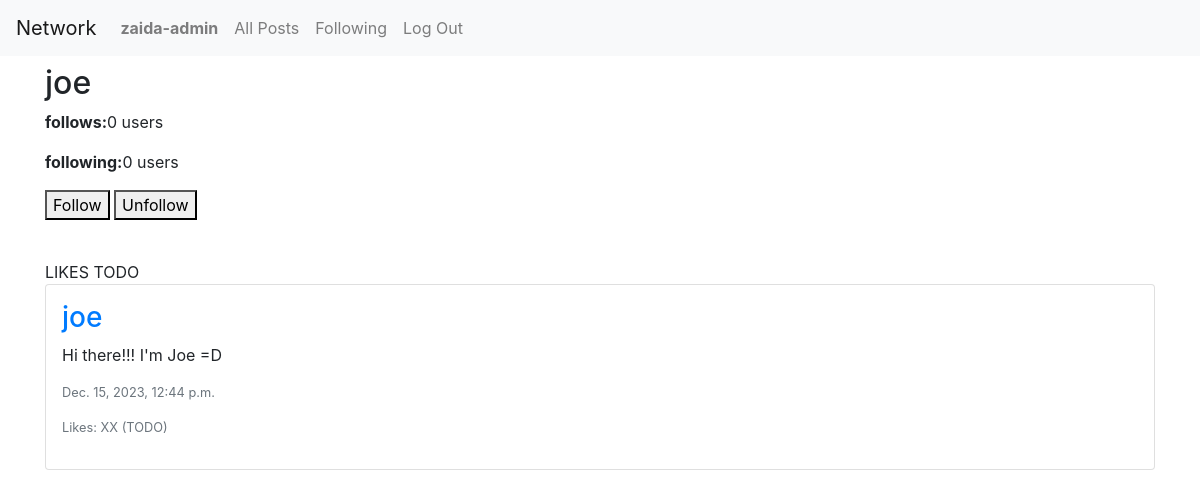
The app's page /profile/4 (signed in) with its own data.
### network/models.py (models this page shows, shortened)
class User(AbstractUser):
    pass

class Post(models.Model):
    author = models.ForeignKey(User, on_delete=models.CASCADE, related_name='posts')
    body = models.CharField(max_length=255)
    timestamp = models.DateTimeField(auto_now_add=True)

### network/views.py (the view)
# urls.py: path("profile/<int:user_id>", views.profile, name="profile"),
def profile(request, user_id):
    user = User.objects.get(pk=user_id)
    posts = Post.objects.filter(author=user).order_by('id').reverse()
    follower = Follow.objects.filter(follower=user)
    following = Follow.objects.filter(following=user)
    try:
        if len(follower.filter(user=User.objects.get(pk=request.user.id))) == 0:
            isFollowing = False
        else:
            isFollowing = False
    except:
        isFollowing = False
    paginator = Paginator(posts, 10)
    page_number = request.GET.get('page')
    page_obj = paginator.get_page(page_number)
    return render(request, "network/profile.html", {
        'posts': posts,
        'page_obj': page_obj,
        'username': user.username,
        'profile_owner': user,
        'isFollowing': isFollowing,
        'following': following,
        'follower': follower,
    })

### network/templates/network/profile.html (shortened to what this page needs)
{% extends "network/layout.html" %}  {% block body %}
<div class="container pt-2">
  <h2 id="user_name">{{ username }}</h2>
     <div style="margin-bottom: 40px;" id="profile">
        <p id="following_count"><strong>follows:</strong>{{user.following.count}} users</p>
        <p id="followed_count"><strong>following:</strong>{{user.follower.count}} users</p>
        {% if request.user.is_authenticated %}
        <div id="buttons">
            <button id="follow">Follow</button>
            <button id="unfollow">Unfollow</button>
        </div>
        {% endif %}
    </div>
    <div>
      <div id="likes-stats">LIKES TODO</div>
    </div>
    <div id="all-posts">
      {% for post in page_obj %}
      <div class="card mb-2 p-3">
        <h3>
          <a href="{% url 'profile' user_id=post.author.id %}"
            >{{ post.author }}</a
          >
        </h3>
        <p>{{ post.body }}</p>
        <p class="text-secondary lh-1 small">{{ post.timestamp }}</p>
        <p class="text-secondary lh-1 small">Likes: XX (TODO)</p>
      </div>
      {% empty %}
      <h3>No posts available</h3>
      {% endfor %}
    </div>
  </div>
   {% endblock %}

### network/templates/network/layout.html (shortened to what this page needs)
{% load static %}
<!DOCTYPE html>
<html lang="en">
  <head>
    <link
      rel="stylesheet"
      href="https://stackpath.bootstrapcdn.com/bootstrap/4.4.1/css/bootstrap.min.css"
    />
    <link href="{% static 'network/styles.css' %}" rel="stylesheet" />
  </head>
  <body>
    <nav class="navbar navbar-expand-lg navbar-light bg-light">
      <a class="navbar-brand" href="{% url 'index' %}">Network</a>
      <div>
        <ul class="navbar-nav mr-auto">
          {% if user.is_authenticated %}
          <li class="nav-item">
            <a class="nav-link" href="{% url 'profile' user_id=user.id %}"
              ><strong>{{ user.username }}</strong></a
            >
          </li>
          {% endif %}
          <li class="nav-item">
            <a class="nav-link" href="{% url 'index' %}">All Posts</a>
          </li>
          {% if user.is_authenticated %}
          <li class="nav-item">
            <a class="nav-link" href="{% url 'following' %}">Following</a>
          </li>
          <li class="nav-item">
            <a class="nav-link" href="{% url 'logout' %}">Log Out</a>
          </li>
          {% endif %}
        </ul>
      </div>
    </nav>
    <div class="body">{% block body %} {% endblock %}</div>
  </body>
</html>

### records on screen
User: username "zaida-admin", following.count "0", follower.count "0"
User: username "joe"
Post: author "joe", body "Hi there!!! I'm Joe =D", timestamp "Dec. 15, 2023, 12:44 p.m."
